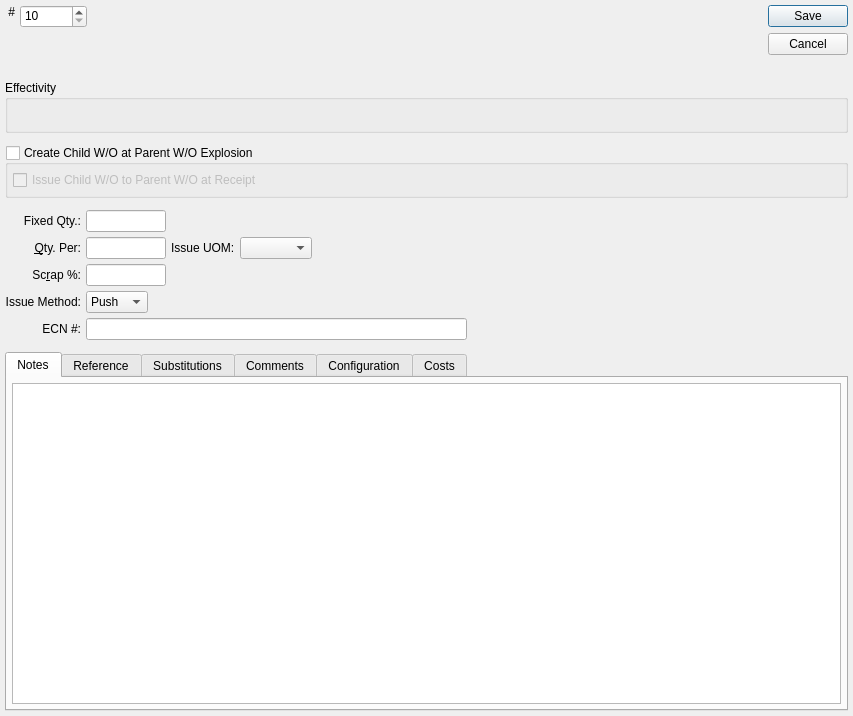
<?xml version="1.0" encoding="UTF-8"?>
<ui version="4.0">
 <comment>This file is part of the xTuple ERP: PostBooks Edition, a free and
open source Enterprise Resource Planning software suite,
Copyright (c) 1999-2019 by OpenMFG LLC, d/b/a xTuple.
It is licensed to you under the Common Public Attribution License
version 1.0, the full text of which (including xTuple-specific Exhibits)
is available at www.xtuple.com/CPAL.  By using this software, you agree
to be bound by its terms.</comment>
 <class>bomItem</class>
 <widget class="QDialog" name="bomItem">
  <property name="geometry">
   <rect>
    <x>0</x>
    <y>0</y>
    <width>853</width>
    <height>716</height>
   </rect>
  </property>
  <property name="windowTitle">
   <string>Bill of Materials Item</string>
  </property>
  <layout class="QGridLayout" name="gridLayout">
   <property name="verticalSpacing">
    <number>12</number>
   </property>
   <item row="2" column="0">
    <widget class="QGroupBox" name="_effectivityGroup">
     <property name="title">
      <string>Effectivity</string>
     </property>
     <layout class="QHBoxLayout" name="horizontalLayout_2">
      <item>
       <widget class="DateCluster" name="_dates">
        <property name="focusPolicy">
         <enum>Qt::StrongFocus</enum>
        </property>
       </widget>
      </item>
      <item>
       <spacer>
        <property name="orientation">
         <enum>Qt::Horizontal</enum>
        </property>
        <property name="sizeType">
         <enum>QSizePolicy::Expanding</enum>
        </property>
        <property name="sizeHint" stdset="0">
         <size>
          <width>40</width>
          <height>20</height>
         </size>
        </property>
       </spacer>
      </item>
     </layout>
    </widget>
   </item>
   <item row="4" column="0">
    <layout class="QGridLayout">
     <item row="1" column="0">
      <widget class="QLabel" name="_qtyPerLit">
       <property name="text">
        <string>&amp;Qty. Per:</string>
       </property>
       <property name="alignment">
        <set>Qt::AlignRight|Qt::AlignTrailing|Qt::AlignVCenter</set>
       </property>
       <property name="buddy">
        <cstring>_qtyPer</cstring>
       </property>
      </widget>
     </item>
     <item row="1" column="1">
      <layout class="QHBoxLayout">
       <item>
        <widget class="XLineEdit" name="_qtyPer">
         <property name="sizePolicy">
          <sizepolicy hsizetype="Preferred" vsizetype="Fixed">
           <horstretch>0</horstretch>
           <verstretch>0</verstretch>
          </sizepolicy>
         </property>
         <property name="maximumSize">
          <size>
           <width>80</width>
           <height>32767</height>
          </size>
         </property>
         <property name="alignment">
          <set>Qt::AlignRight</set>
         </property>
        </widget>
       </item>
       <item>
        <widget class="QLabel" name="_issueUOMLit">
         <property name="text">
          <string>Issue UOM:</string>
         </property>
        </widget>
       </item>
       <item>
        <widget class="XComboBox" name="_uom">
         <property name="sizePolicy">
          <sizepolicy hsizetype="Preferred" vsizetype="Fixed">
           <horstretch>0</horstretch>
           <verstretch>0</verstretch>
          </sizepolicy>
         </property>
        </widget>
       </item>
       <item>
        <spacer>
         <property name="orientation">
          <enum>Qt::Horizontal</enum>
         </property>
         <property name="sizeHint" stdset="0">
          <size>
           <width>0</width>
           <height>20</height>
          </size>
         </property>
        </spacer>
       </item>
      </layout>
     </item>
     <item row="2" column="0">
      <widget class="QLabel" name="_scrapLit">
       <property name="text">
        <string>Sc&amp;rap %:</string>
       </property>
       <property name="alignment">
        <set>Qt::AlignRight|Qt::AlignTrailing|Qt::AlignVCenter</set>
       </property>
       <property name="buddy">
        <cstring>_scrap</cstring>
       </property>
      </widget>
     </item>
     <item row="2" column="1">
      <layout class="QHBoxLayout">
       <item>
        <widget class="XLineEdit" name="_scrap">
         <property name="sizePolicy">
          <sizepolicy hsizetype="Preferred" vsizetype="Fixed">
           <horstretch>0</horstretch>
           <verstretch>0</verstretch>
          </sizepolicy>
         </property>
         <property name="maximumSize">
          <size>
           <width>80</width>
           <height>32767</height>
          </size>
         </property>
         <property name="alignment">
          <set>Qt::AlignRight</set>
         </property>
        </widget>
       </item>
       <item>
        <spacer name="horizontalSpacer_2">
         <property name="orientation">
          <enum>Qt::Horizontal</enum>
         </property>
         <property name="sizeHint" stdset="0">
          <size>
           <width>40</width>
           <height>20</height>
          </size>
         </property>
        </spacer>
       </item>
      </layout>
     </item>
     <item row="3" column="0">
      <widget class="QLabel" name="_issueMethodLit">
       <property name="text">
        <string>Issue Method:</string>
       </property>
       <property name="alignment">
        <set>Qt::AlignRight|Qt::AlignTrailing|Qt::AlignVCenter</set>
       </property>
       <property name="buddy">
        <cstring>_issueMethod</cstring>
       </property>
      </widget>
     </item>
     <item row="3" column="1">
      <layout class="QHBoxLayout">
       <property name="spacing">
        <number>0</number>
       </property>
       <item>
        <widget class="XComboBox" name="_issueMethod">
         <item>
          <property name="text">
           <string>Push</string>
          </property>
         </item>
         <item>
          <property name="text">
           <string>Pull</string>
          </property>
         </item>
         <item>
          <property name="text">
           <string>Mixed</string>
          </property>
         </item>
        </widget>
       </item>
       <item>
        <spacer>
         <property name="orientation">
          <enum>Qt::Horizontal</enum>
         </property>
         <property name="sizeType">
          <enum>QSizePolicy::Expanding</enum>
         </property>
         <property name="sizeHint" stdset="0">
          <size>
           <width>36</width>
           <height>10</height>
          </size>
         </property>
        </spacer>
       </item>
      </layout>
     </item>
     <item row="4" column="0">
      <widget class="QLabel" name="_ecnNumLit">
       <property name="text">
        <string>ECN #:</string>
       </property>
       <property name="alignment">
        <set>Qt::AlignRight|Qt::AlignTrailing|Qt::AlignVCenter</set>
       </property>
       <property name="buddy">
        <cstring>_ecn</cstring>
       </property>
      </widget>
     </item>
     <item row="4" column="1">
      <layout class="QHBoxLayout">
       <item>
        <widget class="XLineEdit" name="_ecn"/>
       </item>
       <item>
        <spacer>
         <property name="orientation">
          <enum>Qt::Horizontal</enum>
         </property>
         <property name="sizeType">
          <enum>QSizePolicy::Expanding</enum>
         </property>
         <property name="sizeHint" stdset="0">
          <size>
           <width>20</width>
           <height>20</height>
          </size>
         </property>
        </spacer>
       </item>
      </layout>
     </item>
     <item row="0" column="0">
      <widget class="QLabel" name="_fixedQtyLit">
       <property name="text">
        <string>Fixed Qty.:</string>
       </property>
       <property name="alignment">
        <set>Qt::AlignRight|Qt::AlignTrailing|Qt::AlignVCenter</set>
       </property>
       <property name="buddy">
        <cstring>_qtyFxd</cstring>
       </property>
      </widget>
     </item>
     <item row="0" column="1">
      <layout class="QHBoxLayout" name="horizontalLayout">
       <item>
        <widget class="XLineEdit" name="_qtyFxd">
         <property name="maximumSize">
          <size>
           <width>80</width>
           <height>16777215</height>
          </size>
         </property>
         <property name="alignment">
          <set>Qt::AlignRight|Qt::AlignTrailing|Qt::AlignVCenter</set>
         </property>
        </widget>
       </item>
       <item>
        <spacer name="horizontalSpacer">
         <property name="orientation">
          <enum>Qt::Horizontal</enum>
         </property>
         <property name="sizeHint" stdset="0">
          <size>
           <width>40</width>
           <height>20</height>
          </size>
         </property>
        </spacer>
       </item>
      </layout>
     </item>
    </layout>
   </item>
   <item row="5" column="0">
    <widget class="QTabWidget" name="_tab">
     <property name="sizePolicy">
      <sizepolicy hsizetype="Expanding" vsizetype="Expanding">
       <horstretch>0</horstretch>
       <verstretch>1</verstretch>
      </sizepolicy>
     </property>
     <property name="currentIndex">
      <number>0</number>
     </property>
     <widget class="QWidget" name="tab">
      <attribute name="title">
       <string>Notes</string>
      </attribute>
      <layout class="QGridLayout">
       <item row="0" column="0">
        <widget class="XTextEdit" name="_notes">
         <property name="sizePolicy">
          <sizepolicy hsizetype="Expanding" vsizetype="Expanding">
           <horstretch>0</horstretch>
           <verstretch>3</verstretch>
          </sizepolicy>
         </property>
         <property name="spellEnable">
          <bool>true</bool>
         </property>
        </widget>
       </item>
      </layout>
     </widget>
     <widget class="QWidget" name="_referencePage">
      <attribute name="title">
       <string>Reference</string>
      </attribute>
      <layout class="QGridLayout">
       <item row="0" column="0">
        <widget class="XTextEdit" name="_ref"/>
       </item>
      </layout>
     </widget>
     <widget class="QWidget" name="_substitutionsTab">
      <attribute name="title">
       <string>Substitutions</string>
      </attribute>
      <layout class="QVBoxLayout">
       <property name="spacing">
        <number>0</number>
       </property>
       <property name="leftMargin">
        <number>5</number>
       </property>
       <property name="topMargin">
        <number>5</number>
       </property>
       <property name="rightMargin">
        <number>5</number>
       </property>
       <property name="bottomMargin">
        <number>5</number>
       </property>
       <item>
        <widget class="QGroupBox" name="_substituteGroup">
         <property name="title">
          <string/>
         </property>
         <layout class="QGridLayout">
          <item row="0" column="0">
           <widget class="QRadioButton" name="_noSubstitutes">
            <property name="text">
             <string>No Substitutions</string>
            </property>
           </widget>
          </item>
          <item row="1" column="0">
           <widget class="QRadioButton" name="_itemDefinedSubstitutes">
            <property name="text">
             <string>Item-Defined Substitutions</string>
            </property>
            <property name="checked">
             <bool>true</bool>
            </property>
           </widget>
          </item>
          <item row="2" column="0">
           <widget class="QRadioButton" name="_bomDefinedSubstitutes">
            <property name="text">
             <string>BOM-Defined Substitutions</string>
            </property>
           </widget>
          </item>
          <item row="3" column="0">
           <layout class="QHBoxLayout">
            <property name="spacing">
             <number>5</number>
            </property>
            <item>
             <widget class="XTreeWidget" name="_bomitemsub">
              <property name="enabled">
               <bool>false</bool>
              </property>
             </widget>
            </item>
            <item>
             <layout class="QVBoxLayout">
              <property name="spacing">
               <number>0</number>
              </property>
              <item>
               <widget class="QPushButton" name="_newSubstitution">
                <property name="enabled">
                 <bool>false</bool>
                </property>
                <property name="text">
                 <string>New</string>
                </property>
               </widget>
              </item>
              <item>
               <widget class="QPushButton" name="_editSubstitution">
                <property name="enabled">
                 <bool>false</bool>
                </property>
                <property name="text">
                 <string>Edit</string>
                </property>
               </widget>
              </item>
              <item>
               <widget class="QPushButton" name="_deleteSubstitution">
                <property name="enabled">
                 <bool>false</bool>
                </property>
                <property name="text">
                 <string>Delete</string>
                </property>
               </widget>
              </item>
              <item>
               <spacer>
                <property name="orientation">
                 <enum>Qt::Vertical</enum>
                </property>
                <property name="sizeType">
                 <enum>QSizePolicy::Expanding</enum>
                </property>
                <property name="sizeHint" stdset="0">
                 <size>
                  <width>16</width>
                  <height>16</height>
                 </size>
                </property>
               </spacer>
              </item>
             </layout>
            </item>
           </layout>
          </item>
         </layout>
        </widget>
       </item>
      </layout>
     </widget>
     <widget class="QWidget" name="_commentsTab">
      <attribute name="title">
       <string>Comments</string>
      </attribute>
      <layout class="QVBoxLayout">
       <property name="spacing">
        <number>0</number>
       </property>
       <property name="leftMargin">
        <number>5</number>
       </property>
       <property name="topMargin">
        <number>5</number>
       </property>
       <property name="rightMargin">
        <number>5</number>
       </property>
       <property name="bottomMargin">
        <number>5</number>
       </property>
       <item>
        <widget class="Comments" name="_comments">
         <property name="focusPolicy">
          <enum>Qt::StrongFocus</enum>
         </property>
         <property name="type">
          <enum>Comments::BOMItem</enum>
         </property>
        </widget>
       </item>
      </layout>
     </widget>
     <widget class="QWidget" name="_configurationTab">
      <attribute name="title">
       <string>Configuration</string>
      </attribute>
      <layout class="QGridLayout">
       <item row="0" column="0">
        <layout class="QGridLayout">
         <item row="0" column="0">
          <widget class="QLabel" name="_characteristicLit">
           <property name="text">
            <string>Characteristic:</string>
           </property>
           <property name="alignment">
            <set>Qt::AlignRight|Qt::AlignTrailing|Qt::AlignVCenter</set>
           </property>
          </widget>
         </item>
         <item row="0" column="1">
          <widget class="XComboBox" name="_char"/>
         </item>
         <item row="1" column="0">
          <widget class="QLabel" name="_valueLit">
           <property name="text">
            <string>Value:</string>
           </property>
           <property name="alignment">
            <set>Qt::AlignRight|Qt::AlignTrailing|Qt::AlignVCenter</set>
           </property>
          </widget>
         </item>
         <item row="1" column="1">
          <widget class="XComboBox" name="_value">
           <property name="allowNull">
            <bool>true</bool>
           </property>
          </widget>
         </item>
        </layout>
       </item>
       <item row="0" column="1">
        <spacer>
         <property name="orientation">
          <enum>Qt::Horizontal</enum>
         </property>
         <property name="sizeHint" stdset="0">
          <size>
           <width>40</width>
           <height>20</height>
          </size>
         </property>
        </spacer>
       </item>
       <item row="1" column="0">
        <spacer>
         <property name="orientation">
          <enum>Qt::Vertical</enum>
         </property>
         <property name="sizeHint" stdset="0">
          <size>
           <width>20</width>
           <height>40</height>
          </size>
         </property>
        </spacer>
       </item>
      </layout>
     </widget>
     <widget class="QWidget" name="_costTab">
      <attribute name="title">
       <string>Costs</string>
      </attribute>
      <layout class="QVBoxLayout" name="verticalLayout">
       <item>
        <widget class="QCheckBox" name="_bomDefinedCosts">
         <property name="text">
          <string>Costs are specific to this Bill of Material Item</string>
         </property>
        </widget>
       </item>
       <item>
        <layout class="QVBoxLayout" name="_2">
         <property name="spacing">
          <number>0</number>
         </property>
         <item>
          <widget class="QLabel" name="_costingElementsLit">
           <property name="sizePolicy">
            <sizepolicy hsizetype="Expanding" vsizetype="Fixed">
             <horstretch>0</horstretch>
             <verstretch>0</verstretch>
            </sizepolicy>
           </property>
           <property name="minimumSize">
            <size>
             <width>0</width>
             <height>20</height>
            </size>
           </property>
           <property name="text">
            <string>Costing &amp;Elements:</string>
           </property>
           <property name="buddy">
            <cstring>_itemcost</cstring>
           </property>
          </widget>
         </item>
         <item>
          <layout class="QHBoxLayout" name="_3">
           <property name="spacing">
            <number>7</number>
           </property>
           <item>
            <widget class="XTreeWidget" name="_itemcost">
             <property name="enabled">
              <bool>false</bool>
             </property>
             <property name="sizePolicy">
              <sizepolicy hsizetype="Expanding" vsizetype="Expanding">
               <horstretch>0</horstretch>
               <verstretch>0</verstretch>
              </sizepolicy>
             </property>
            </widget>
           </item>
           <item>
            <layout class="QVBoxLayout" name="_4">
             <item>
              <widget class="QPushButton" name="_newCost">
               <property name="enabled">
                <bool>false</bool>
               </property>
               <property name="text">
                <string>&amp;New</string>
               </property>
              </widget>
             </item>
             <item>
              <widget class="QPushButton" name="_editCost">
               <property name="enabled">
                <bool>false</bool>
               </property>
               <property name="text">
                <string>&amp;Edit</string>
               </property>
              </widget>
             </item>
             <item>
              <widget class="QPushButton" name="_deleteCost">
               <property name="enabled">
                <bool>false</bool>
               </property>
               <property name="text">
                <string>&amp;Delete</string>
               </property>
              </widget>
             </item>
             <item>
              <spacer name="Spacer12">
               <property name="orientation">
                <enum>Qt::Vertical</enum>
               </property>
               <property name="sizeType">
                <enum>QSizePolicy::Expanding</enum>
               </property>
               <property name="sizeHint" stdset="0">
                <size>
                 <width>20</width>
                 <height>0</height>
                </size>
               </property>
              </spacer>
             </item>
            </layout>
           </item>
          </layout>
         </item>
        </layout>
       </item>
      </layout>
     </widget>
    </widget>
   </item>
   <item row="3" column="0">
    <widget class="QGroupBox" name="_createWo">
     <property name="title">
      <string>Create Child W/O at Parent W/O Explosion</string>
     </property>
     <property name="checkable">
      <bool>true</bool>
     </property>
     <property name="checked">
      <bool>false</bool>
     </property>
     <layout class="QGridLayout" name="gridLayout_4">
      <item row="0" column="0">
       <widget class="QCheckBox" name="_issueWo">
        <property name="sizePolicy">
         <sizepolicy hsizetype="Preferred" vsizetype="Fixed">
          <horstretch>0</horstretch>
          <verstretch>0</verstretch>
         </sizepolicy>
        </property>
        <property name="text">
         <string>Issue Child W/O to Parent W/O at Receipt</string>
        </property>
       </widget>
      </item>
     </layout>
    </widget>
   </item>
   <item row="0" column="0">
    <layout class="QGridLayout" name="gridLayout_2">
     <item row="1" column="0">
      <widget class="XLabel" name="_seqnumberLit">
       <property name="text">
        <string> #</string>
       </property>
       <property name="alignment">
        <set>Qt::AlignLeading|Qt::AlignLeft|Qt::AlignTop</set>
       </property>
      </widget>
     </item>
     <item row="1" column="4">
      <widget class="QDialogButtonBox" name="_buttonBox">
       <property name="orientation">
        <enum>Qt::Vertical</enum>
       </property>
       <property name="standardButtons">
        <set>QDialogButtonBox::Cancel|QDialogButtonBox::Save</set>
       </property>
      </widget>
     </item>
     <item row="1" column="2">
      <widget class="ItemCluster" name="_item">
       <property name="focusPolicy">
        <enum>Qt::StrongFocus</enum>
       </property>
      </widget>
     </item>
     <item row="1" column="3">
      <spacer name="horizontalSpacer_3">
       <property name="orientation">
        <enum>Qt::Horizontal</enum>
       </property>
       <property name="sizeHint" stdset="0">
        <size>
         <width>40</width>
         <height>20</height>
        </size>
       </property>
      </spacer>
     </item>
     <item row="1" column="1">
      <layout class="QVBoxLayout" name="verticalLayout_2">
       <item>
        <widget class="QSpinBox" name="_seqnumber">
         <property name="minimumSize">
          <size>
           <width>50</width>
           <height>0</height>
          </size>
         </property>
         <property name="alignment">
          <set>Qt::AlignLeading|Qt::AlignLeft|Qt::AlignTop</set>
         </property>
         <property name="minimum">
          <number>10</number>
         </property>
         <property name="maximum">
          <number>2147483647</number>
         </property>
         <property name="singleStep">
          <number>10</number>
         </property>
        </widget>
       </item>
       <item>
        <spacer name="verticalSpacer">
         <property name="orientation">
          <enum>Qt::Vertical</enum>
         </property>
         <property name="sizeHint" stdset="0">
          <size>
           <width>20</width>
           <height>40</height>
          </size>
         </property>
        </spacer>
       </item>
      </layout>
     </item>
    </layout>
   </item>
  </layout>
 </widget>
 <layoutdefault spacing="5" margin="5"/>
 <customwidgets>
  <customwidget>
   <class>Comments</class>
   <extends>QWidget</extends>
   <header>comments.h</header>
  </customwidget>
  <customwidget>
   <class>DateCluster</class>
   <extends>QWidget</extends>
   <header>datecluster.h</header>
   <container>1</container>
  </customwidget>
  <customwidget>
   <class>ItemCluster</class>
   <extends>QWidget</extends>
   <header>itemcluster.h</header>
   <container>1</container>
  </customwidget>
  <customwidget>
   <class>XComboBox</class>
   <extends>QComboBox</extends>
   <header>xcombobox.h</header>
  </customwidget>
  <customwidget>
   <class>XLabel</class>
   <extends>QLabel</extends>
   <header>xlabel.h</header>
  </customwidget>
  <customwidget>
   <class>XLineEdit</class>
   <extends>QLineEdit</extends>
   <header>xlineedit.h</header>
   <container>1</container>
  </customwidget>
  <customwidget>
   <class>XTreeWidget</class>
   <extends>QTreeWidget</extends>
   <header>xtreewidget.h</header>
   <container>1</container>
  </customwidget>
  <customwidget>
   <class>XTextEdit</class>
   <extends>QTextEdit</extends>
   <header>xtextedit.h</header>
  </customwidget>
 </customwidgets>
 <tabstops>
  <tabstop>_item</tabstop>
  <tabstop>_dates</tabstop>
  <tabstop>_qtyFxd</tabstop>
  <tabstop>_qtyPer</tabstop>
  <tabstop>_uom</tabstop>
  <tabstop>_issueMethod</tabstop>
  <tabstop>_ecn</tabstop>
  <tabstop>_tab</tabstop>
  <tabstop>_notes</tabstop>
  <tabstop>_ref</tabstop>
  <tabstop>_noSubstitutes</tabstop>
  <tabstop>_itemDefinedSubstitutes</tabstop>
  <tabstop>_bomDefinedSubstitutes</tabstop>
  <tabstop>_bomitemsub</tabstop>
  <tabstop>_newSubstitution</tabstop>
  <tabstop>_editSubstitution</tabstop>
  <tabstop>_deleteSubstitution</tabstop>
  <tabstop>_comments</tabstop>
  <tabstop>_char</tabstop>
  <tabstop>_value</tabstop>
 </tabstops>
 <resources/>
 <connections>
  <connection>
   <sender>_bomDefinedSubstitutes</sender>
   <signal>toggled(bool)</signal>
   <receiver>_bomitemsub</receiver>
   <slot>setEnabled(bool)</slot>
   <hints>
    <hint type="sourcelabel">
     <x>352</x>
     <y>655</y>
    </hint>
    <hint type="destinationlabel">
     <x>352</x>
     <y>655</y>
    </hint>
   </hints>
  </connection>
  <connection>
   <sender>_bomitemsub</sender>
   <signal>valid(bool)</signal>
   <receiver>_editSubstitution</receiver>
   <slot>setEnabled(bool)</slot>
   <hints>
    <hint type="sourcelabel">
     <x>352</x>
     <y>655</y>
    </hint>
    <hint type="destinationlabel">
     <x>451</x>
     <y>655</y>
    </hint>
   </hints>
  </connection>
  <connection>
   <sender>_bomitemsub</sender>
   <signal>valid(bool)</signal>
   <receiver>_deleteSubstitution</receiver>
   <slot>setEnabled(bool)</slot>
   <hints>
    <hint type="sourcelabel">
     <x>352</x>
     <y>655</y>
    </hint>
    <hint type="destinationlabel">
     <x>451</x>
     <y>655</y>
    </hint>
   </hints>
  </connection>
  <connection>
   <sender>_bomDefinedSubstitutes</sender>
   <signal>toggled(bool)</signal>
   <receiver>_newSubstitution</receiver>
   <slot>setEnabled(bool)</slot>
   <hints>
    <hint type="sourcelabel">
     <x>352</x>
     <y>655</y>
    </hint>
    <hint type="destinationlabel">
     <x>451</x>
     <y>655</y>
    </hint>
   </hints>
  </connection>
  <connection>
   <sender>_bomitemsub</sender>
   <signal>itemDoubleClicked(QTreeWidgetItem*,int)</signal>
   <receiver>_editSubstitution</receiver>
   <slot>animateClick()</slot>
   <hints>
    <hint type="sourcelabel">
     <x>352</x>
     <y>655</y>
    </hint>
    <hint type="destinationlabel">
     <x>451</x>
     <y>655</y>
    </hint>
   </hints>
  </connection>
  <connection>
   <sender>_bomDefinedCosts</sender>
   <signal>toggled(bool)</signal>
   <receiver>_itemcost</receiver>
   <slot>setEnabled(bool)</slot>
   <hints>
    <hint type="sourcelabel">
     <x>312</x>
     <y>426</y>
    </hint>
    <hint type="destinationlabel">
     <x>264</x>
     <y>545</y>
    </hint>
   </hints>
  </connection>
  <connection>
   <sender>_itemcost</sender>
   <signal>itemDoubleClicked(XTreeWidgetItem*,int)</signal>
   <receiver>_editCost</receiver>
   <slot>animateClick()</slot>
   <hints>
    <hint type="sourcelabel">
     <x>264</x>
     <y>545</y>
    </hint>
    <hint type="destinationlabel">
     <x>548</x>
     <y>514</y>
    </hint>
   </hints>
  </connection>
  <connection>
   <sender>_createWo</sender>
   <signal>toggled(bool)</signal>
   <receiver>_issueWo</receiver>
   <slot>setEnabled(bool)</slot>
   <hints>
    <hint type="sourcelabel">
     <x>341</x>
     <y>226</y>
    </hint>
    <hint type="destinationlabel">
     <x>344</x>
     <y>235</y>
    </hint>
   </hints>
  </connection>
 </connections>
</ui>
